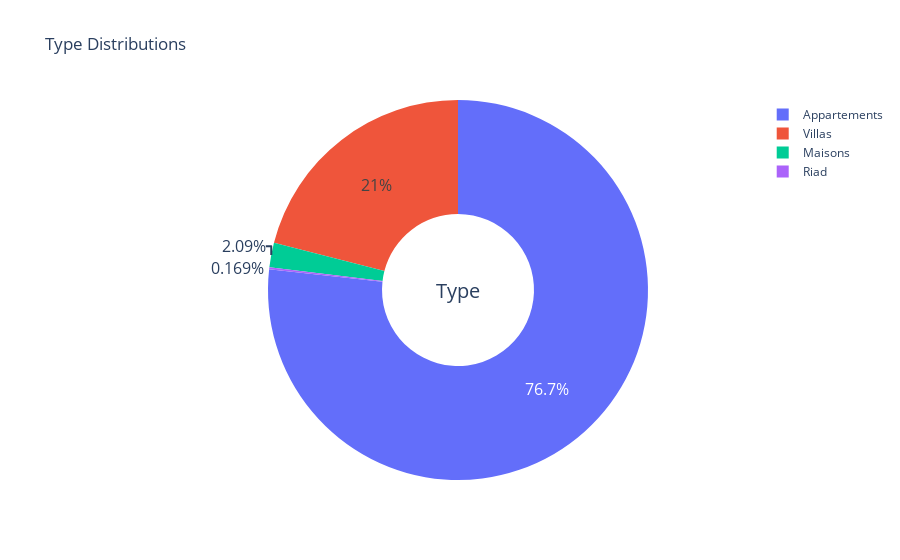

Here is the notebook cell this chart was saved with:
### Code cell
churn_types = ['Appartements', 'Villas', 'Maisons', 'Riad'] 

fig = go.Figure()

fig.add_trace(go.Pie(labels=churn_types, values=df['Type'].value_counts(), name="Type"))

fig.update_traces(hole=0.4, hoverinfo="label+percent+name", textfont_size=16)

fig.update_layout(
    title_text="Type Distributions",
    annotations=[dict(text='Type', x=0.5, y=0.5, font_size=20, showarrow=False)]
)

fig.show()

### Figure 1 — Plotly figure (JSON) as saved in the notebook; plotly's stock layout.template omitted (floating-point values rounded to 4 significant figures)
{"data": [{"hole": 0.4, "hoverinfo": "label+percent+name", "labels": ["Appartements", "Villas", "Maisons", "Riad"], "name": "Type", "textfont": {"size": 16}, "type": "pie", "values": [1359, 372, 37, 3]}], "layout": {"annotations": [{"font": {"size": 20}, "showarrow": false, "text": "Type", "x": 0.5, "y": 0.5}], "title": {"text": "Type Distributions"}}}
